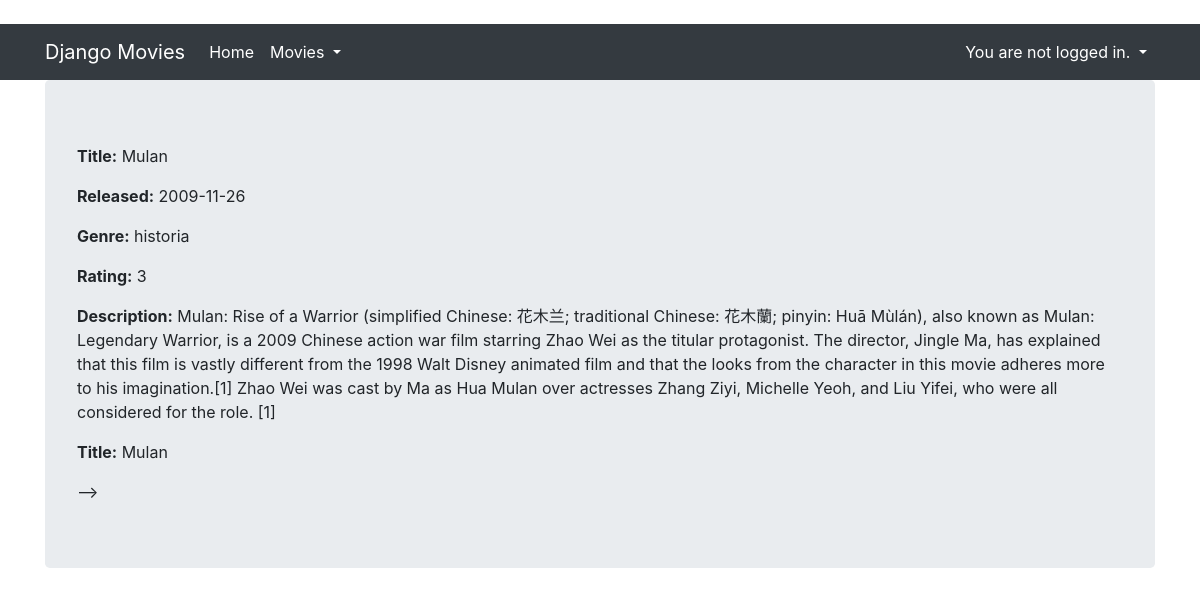
/core/movie/detail/16, run on an earlier commit of the app's database.
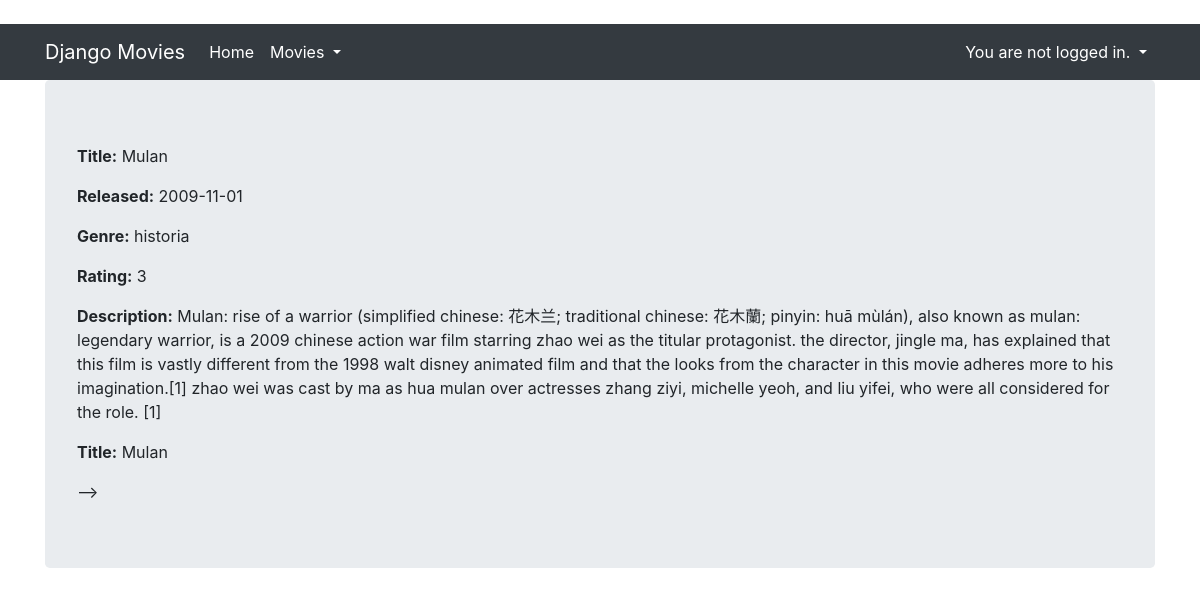
And on a later commit of the database.
### core/models.py (models this page shows, shortened)
class Movie(models.Model):  #  to jest podstawowy model models.Model
    genre = models.ForeignKey(Genre, null=True, on_delete=models.CASCADE)
    title = models.CharField(max_length=100)
    rating = models.IntegerField(null=True, validators=[MaxValueValidator(10), MinValueValidator(1)])
    released = models.DateField(null=True)
    description = models.TextField(null=True, blank=True)   # null = True, czy zazwalasz danemu rekordowi być zerowym, blank odnosie się do formularzy
    created = models.DateTimeField(auto_now_add=True)
    director=models.ForeignKey(Director,null=True,on_delete=models.SET_NULL)
    countries = models.ManyToManyField(Country, null = True, related_name = 'movies')
    class Meta:
        unique_together = ('title', 'released')

class Genre(models.Model):
    name = models.CharField(max_length=20, unique=True)
    age_limit = models.IntegerField(null=True, blank=True,
                                    choices=AGE_LIMITS,
                                    default = 2)
    def __str__(self):
        return self.name

### core/views.py (the view)
# urls.py: path('movie/detail/<pk>', MovieDetailView.as_view(), name='movie_detail'),
class MovieDetailView(DetailView):
    template_name = "movie_detail.html"
    model = Movie

### core/templatetags/movie_extras.py (called while the page is built)
@register.filter  #
def attr_as_p(obj, attrname):
    label = escape(attrname.capitalize())  # taki string zeby ladować do html
    value = escape(getattr(obj, attrname)) # to frontendowe rrzeczy
    return SafeString(f'<p><strong>{label}:</strong> {value}</p')

### core/templates/movie_detail.html
{% extends "base.html" %}
{% load movie_extras %}
{% block content %}
  {{ movie|attr_as_p:'title'}}
  {{ movie|attr_as_p:'released'}}
  {{ movie|attr_as_p:'genre'}}
  {{ movie|attr_as_p:'rating'}}
  {{ movie|attr_as_p:'description'}}
{% endblock %}

### django_movies/templates/base.html (shortened to what this page needs)
{% load bootstrap4 %}
{% load static %}
<html {% if LANGUAGE_CODE %}lang="{{ LANGUAGE_CODE }}"{% endif %}>
  <head>
      {% block styles %}{% bootstrap_css %}{% endblock %}
  </head>
  <body>
    <nav class="navbar navbar-expand-lg navbar-dark bg-dark">
      <div class="container fixed">
        <a class="navbar-brand" href="{% url 'index' %}">Django Movies</a>
        <div class="collapse navbar-collapse" id="navbarNavAltMarkup">
          <div class="navbar-nav">
            <a class="nav-item nav-link active" href="/">
              Home
            </a>
            <div class="nav-item dropdown">
              <a class="nav-link active dropdown-toggle" href="#" data-toggle="dropdown">
                Movies
              </a>
            </div>
          </div>
          <div class="navbar-nav ml-auto">
            <div class="nav-item dropdown">
              {% if user.is_authenticated %}
                <a class="nav-link active dropdown-toggle" href="#" data-toggle="dropdown">
                  {% if user.first_name %}Hello, {{ user.first_name }}!
                  {% else %}Hello, {{ user.username }}!{% endif %}
                </a>
              {% else %}
                <a class="nav-link active dropdown-toggle" href="#" data-toggle="dropdown">
                  You are not logged in.
                </a>
              {% endif %}
            </div>
          </div>
        </div>
      </div>
    </nav>
    <div class="container">
      <div class="jumbotron">
        {% block content %}{% endblock %}
      </div>
    </div>
  </body>
</html>

What changed in the data, as far as the page shows it:
changed Movie "Title: Mulan": released "Released: 2009-11-26" → "Released: 2009-11-01"; description "Description: Mulan: Rise of a Warrior (simplified Chinese: 花木兰; traditional Chinese: 花木蘭; pinyin: Huā Mùlán), also known as Mulan: Legendary Warrior, is a 2009 Chinese action war film starring Zhao Wei as the titular protagonist. The director, Jingle Ma, has explained that this film is vastly different from the 1998 Walt Disney animated film and that the looks from the character in this movie adheres more to his imagination.[1] Zhao Wei was cast by Ma as Hua Mulan over actresses Zhang Ziyi, Michelle Yeoh, and Liu Yifei, who were all considered…" → "Description: Mulan: rise of a warrior (simplified chinese: 花木兰; traditional chinese: 花木蘭; pinyin: huā mùlán), also known as mulan: legendary warrior, is a 2009 chinese action war film starring zhao wei as the titular protagonist. the director, jingle ma, has explained that this film is vastly different from the 1998 walt disney animated film and that the looks from the character in this movie adheres more to his imagination.[1] zhao wei was cast by ma as hua mulan over actresses zhang ziyi, michelle yeoh, and liu yifei, who were all considered…"
